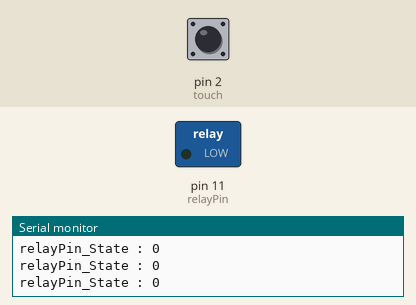
The sketch below on a simulated Arduino Uno, built with avr-gcc and run on an emulated ATmega328P. Shown: switched loads named in the sketch (green lamp = pin HIGH), the last lines printed to the serial monitor. The test bench sets the inputs (shaded band); at power-on: pin 2 (touch) LOW.

Above: at 1.2 s.
1.3 s: pin 2 (touch) pulled HIGH for 0.15 s
At 2.5 s:
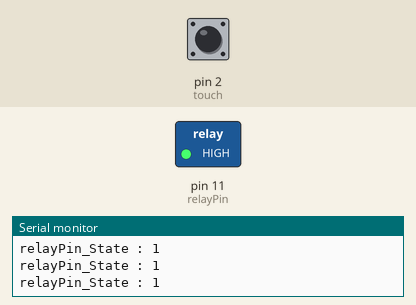
2.9 s: pin 2 (touch) pulled HIGH for 1 s
At 3.8 s:
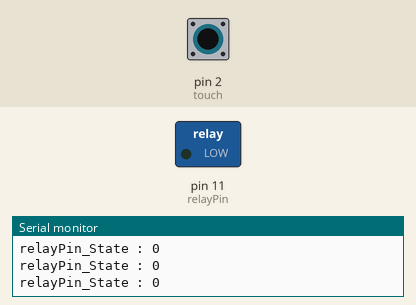
6.9 s: pin 2 (touch) pulled HIGH for 3.2 s
At 7.6 s:
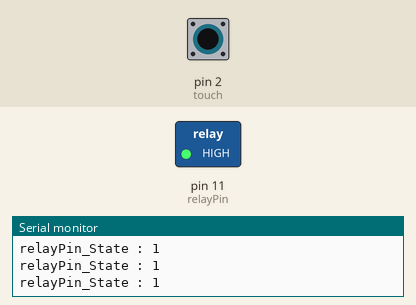
Timing chart, 0 to 9.9 s (numbered marks = the images above; inputs shaded):
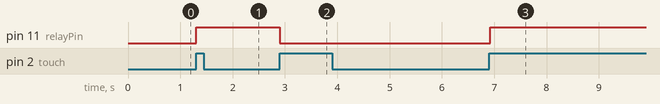

The sketch:

ADM0801_Relay_12V_LED.ino
```cpp
int touch = 2;
int relayPin = 11;

unsigned char o_sw, n_sw;
int relay_state = 0;
int delayVal = 30;

void setup() {
  pinMode(touch, INPUT);
  pinMode(relayPin, OUTPUT);
  Serial.begin(9600);
  o_sw = 0;
}

void loop() {
  n_sw = digitalRead(touch);

  if (o_sw == 0 && n_sw == 1 && relay_state == 0) relay_state = 1;
  else if (o_sw == 0 && n_sw == 1 && relay_state == 1) relay_state = 0;

  if(relay_state == 0) digitalWrite(relayPin, 0);
  if(relay_state == 1) digitalWrite(relayPin, 1);

  Serial.print("relayPin_State : ");
  Serial.println(relay_state);

  delay(delayVal);

  o_sw = n_sw;
}
```

Measured:
- after the input at 1.3 s, pin 11 (relayPin): LOW → HIGH at once
- after the input at 2.9 s, pin 11 (relayPin): HIGH → LOW at once
- after the input at 6.9 s, pin 11 (relayPin): LOW → HIGH at once
